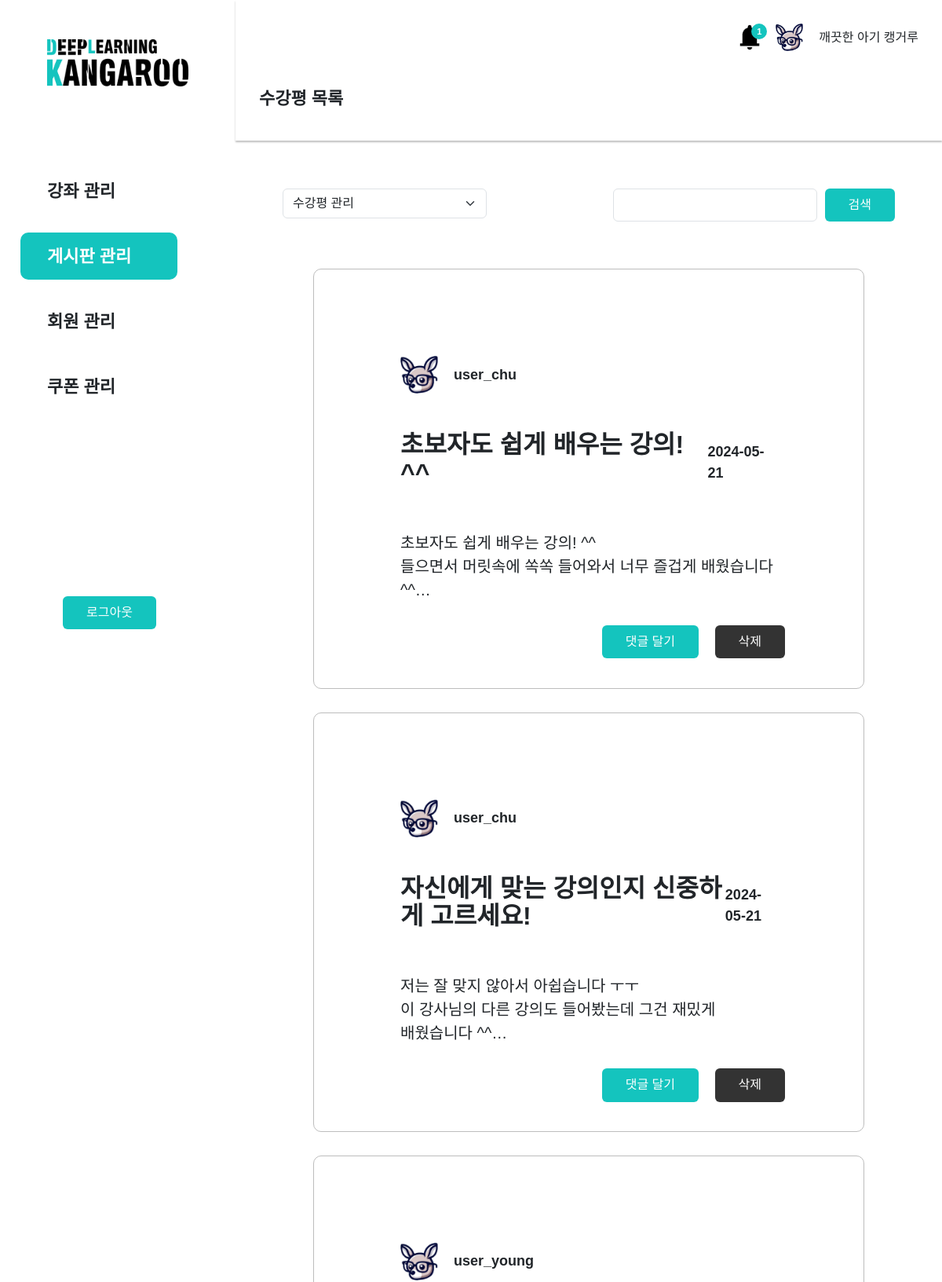
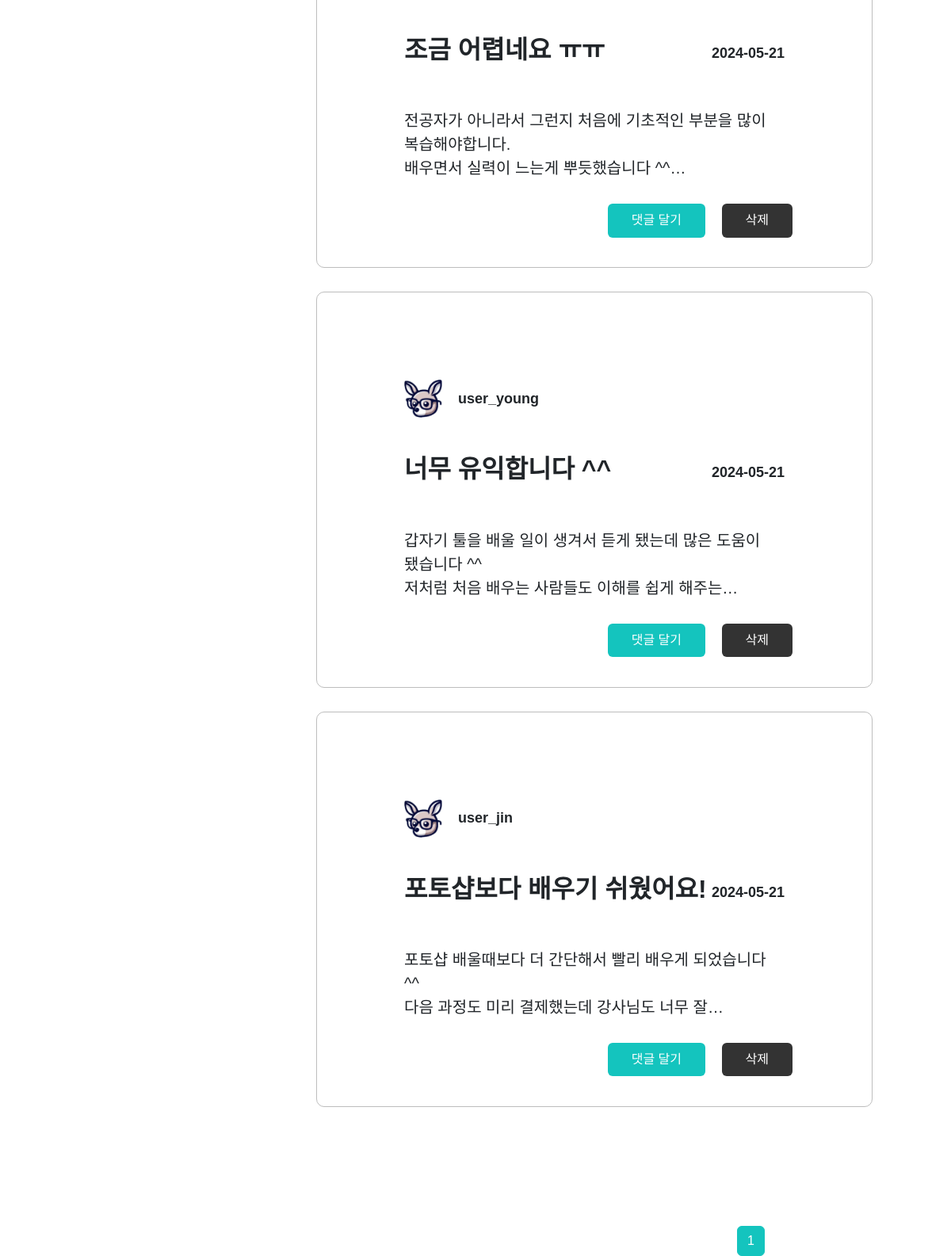
The page /admin/review/review_list.php (signed in) on the database its author committed (2 pictures, top to bottom).
### tables this page shows
CREATE TABLE `review_board` (
  `idx` int(11) NOT NULL,
  `pid` int(11) NOT NULL,
  `userid` varchar(100) NOT NULL,
  `review_tit` varchar(100) NOT NULL,
  `content` text NOT NULL,
  `date` date NOT NULL,
  `star` int(11) DEFAULT NULL
);

### admin/pagination.php (called while the page is built, shortened)
<?php
$cntsql = "SELECT COUNT(*) AS cnt FROM $paginationTarget where 1=1";
$cntsql .= $search_where;
$cntresult = $mysqli->query($cntsql);
$cntrow = $cntresult->fetch_object();
$count = $cntrow -> cnt;
$pageNumber = $_GET['pageNumber'] ?? 1;
$pageCount = $_GET['pageCount'] ?? 10;
$block_ct = 3;
$block_num = ceil($pageNumber/$block_ct);
$block_start = (($block_num - 1) * $block_ct) + 1;
$block_end = $block_start + $block_ct - 1;
$total_page = ceil($count / $pageCount);
if($block_end > $total_page) $block_end = $total_page;

### admin/review/review_list.php (the view, shortened to what this page needs)
<?php
$css1 = '<link rel="stylesheet" href="../../css/review.css">';
include_once $_SERVER['DOCUMENT_ROOT'] . '/clean_kangaroo/admin/dbcon.php';
include_once $_SERVER['DOCUMENT_ROOT'] . '/clean_kangaroo/admin/header.php';
$search_where = "";
$paginationTarget = 'review_board';
include_once $_SERVER['DOCUMENT_ROOT'] . '/clean_kangaroo/admin/pagination.php';
$sqlrb = "SELECT p.*,rb.* FROM review_board rb
JOIN products p ON p.pid = rb.pid
ORDER BY rb.idx DESC";
$resultrb = $mysqli->query($sqlrb);
while ($rs = $resultrb->fetch_object()) {
  $rbArr[] = $rs;
}
?>
  <div class="board_container grid review_board">
    <div class="board_category df">
      <div class="select_wrap">
        <select class="form-select" onchange="window.open(value,'_self');" aria-label="" id="" name="">
          <option value="/clean_kangaroo/admin/review/review_list.php" selected>수강평 관리</option>
        </select>
      </div>
      <form action="<?php echo $_SERVER['PHP_SELF']; ?>" class="search_wrap df">
        <input class="form-control search" type="text" id="search_keyword" name="search_keyword">
        <button class="primary_btn">검색</button>
      </form>
    </div>
    <?php
        if (isset($rbArr)) {
        foreach ($rbArr as $item) {
      ?>
    <form class="review_wrap">
      <div class="review_wraps">
        <div class="user_write">
          <div class="profile df aic pb-5">
            <div class="username d-flex">
              <img src="/clean_kangaroo/images/favicon.png" alt="프로필 이미지" class="user_profile_img">
              <h5 class="body3b"><?= $item->userid; ?></h5>
            </div>
          </div>
          <div class="title df aic pb-5">
            <h4 class="h4"><?= $item->review_tit; ?></h4>
            <span class="body3b"><?= $item->date; ?></span>
          </div>
          <div class="content">
            <p class="body2"><?= $item->content; ?></p>
          </div>
        </div>
        <a href="review_up.php?idx=<?= $item->idx; ?>" class="primary_btn reviewbtn">댓글 달기</a>
        <a href="review_delete.php?idx=<?= $item->idx; ?>" class="basic_btn reviewbtn review_del">삭제</a>
      </div>
    </form>
    <?php
          }
        }
        ?>
  </div>
  <nav aria-label="">
      <ul class="pagination">
        <?php
          for($i=$block_start;$i<=$block_end;$i++){
            if($i == $pageNumber){
              echo "<li class=\"page-item active\"><a href=\"coupon_list.php?pageNumber=$i\" class=\"page-link\">$i</a></li>";
            }else{
              echo "<li class=\"page-item\"><a href=\"coupon_list.php?pageNumber=$i\" class=\"page-link\">$i</a></li>";
            }
          }
        ?>
      </ul>
      </nav>
<?php
include_once $_SERVER['DOCUMENT_ROOT'] . '/clean_kangaroo/admin/footer.php';
?>

### css/common.css (style rules this page uses)
:root { --font-size: 16px; --font-bold:700; --black: #000; --white: #fff; --body-l:calc(var(--font-size) + 6px); --body-sl:calc(var(--font-size) + 4px); --body-m:calc(var(--font-size) + 2px); --body-s:calc(var(--font-size) - 2px); }
.grid { padding: 60px 60px; box-sizing: border-box; }
.df { display: flex; }
.aic { align-items: center; }
.h1, .h2, .h3, .h4 { line-height: 1.1; }
.h1, .h2, .h3, .h4, .body1b, .body2b, .body3b, .body4b, .body5b { font-weight: var(--font-bold); }
.h4 { font-size: 32px; }
.body3b { font-size: var(--body-m); }
.body2 { font-size: var(--body-sl); }
.primary_btn { display: inline-block; background: var(--C-primary); border-radius: 6px; text-align: center; line-height: 22.4px; font-size: 16px; color: #fff; padding: 10px 30px; text-transform: capitalize; font-family: 'SUIT', sans-serif; cursor: pointer; transition: 0.2s; }
.basic_btn { display: inline-block; background: var(--C-gray); border-radius: 6px; text-align: center; line-height: 22.4px; font-size: 16px; color: #fff; padding: 10px 30px; text-transform: capitalize; font-family: 'SUIT', sans-serif; cursor: pointer; transition: 0.2s; }
.page-link, .page-link:hover { color:#828282; }
.active>.page-link, .page-link.active { background-color: var(--C-primary); border-color: var(--C-primary); color:white; }
.search_wrap #search_keyword::placeholder { color: var(--C-disable); font-size: var(--body-m); font-weight: bold; }
.board_category { justify-content: space-between; padding-bottom: 60px; }
.form-select { width: 260px; }
.select_wrap { width: 260px; }
.search { width: 260px; }
.pagination { padding-left: 630px; }
.search_wrap { gap: 10px; }
.user_write { padding: 30px 100px 100px; }
.user_profile_img { width: 48px; }
.user_write h5 { margin-left: 20px; }
.user_write .title { justify-content: space-between; }

### css/review.css (style rules this page uses)
.review_wrap { position: relative; width: 1200px; max-width: 90%; margin:0 auto; border: 1px solid #bdbdbd; border-radius: 10px; margin-bottom: 30px; padding: 80px 50px; box-sizing: border-box; }
.review_wraps { position: relative; }
.user_write { padding: 30px 60px; }
.review_wrap .content .body2 { font-size: var(--body-sl); overflow: hidden; white-space: normal; text-overflow: ellipsis; display: -webkit-box; -webkit-line-clamp: 3; -webkit-box-orient: vertical; word-break: keep-all; }
.review_wrap .user_write .df { justify-content: space-between; align-items: center; }
.review_wrap .user_write .df .username { align-items: center; }
.user_profile_img { width: 48px; }
.user_write h5 { margin-left: 20px; }
.user_write .title { justify-content: space-between; }
.review_board { margin-bottom: 60px; }
a.reviewbtn { position: absolute; right: 50px; }
a.reviewbtn:first-of-type { position: absolute; right: 160px; }

### rows shown on the page
review_board: userid "user_chu", review_tit "초보자도 쉽게 배우는 강의! ^^", date "2024-05-21", content "초보자도 쉽게 배우는 강의! ^^ 들으면서 머릿속에 쏙쏙 들어와서 너무 즐겁게 배웠습니다 ^^"
review_board: userid "user_chu", review_tit "자신에게 맞는 강의인지 신중하게 고르세요!", date "2024-05-21", content "저는 잘 맞지 않아서 아쉽습니다 ㅜㅜ 이 강사님의 다른 강의도 들어봤는데 그건 재밌게 배웠습니다 ^^"
review_board: userid "user_young", review_tit "조금 어렵네요 ㅠㅠ", date "2024-05-21", content "전공자가 아니라서 그런지 처음에 기초적인 부분을 많이 복습해야합니다. 배우면서 실력이 느는게 뿌듯했습니다 ^^"
review_board: userid "user_young", review_tit "너무 유익합니다 ^^", date "2024-05-21", content "갑자기 툴을 배울 일이 생겨서 듣게 됐는데 많은 도움이 됐습니다 ^^ 저처럼 처음 배우는 사람들도 이해를 쉽게…"
review_board: userid "user_jin", review_tit "포토샵보다 배우기 쉬웠어요!", date "2024-05-21", content "포토샵 배울때보다 더 간단해서 빨리 배우게 되었습니다 ^^ 다음 과정도 미리 결제했는데 강사님도 너무…"

### other values the page prints
$row->cnt "1"
$title "수강평 목록"
